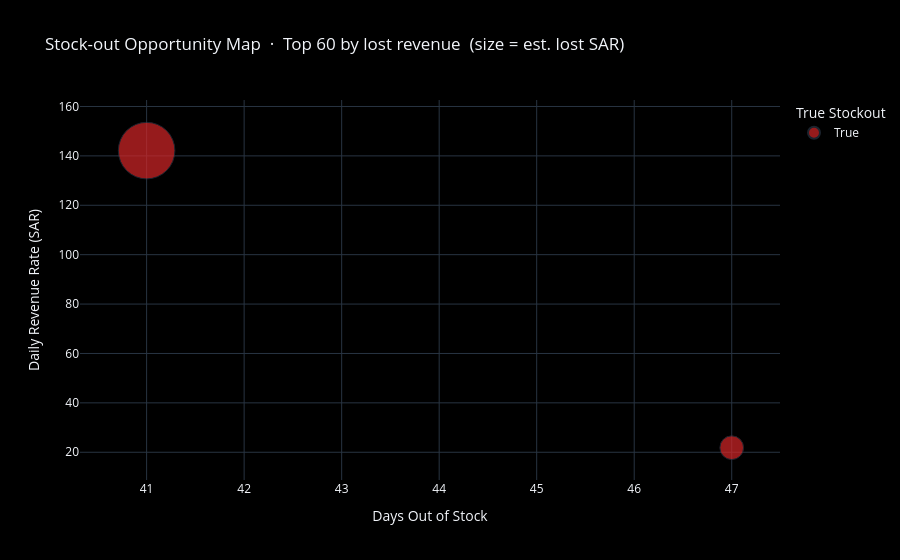

The notebook cell saved with this chart:
### Markdown cell above
### 4.5 · Stock-out opportunity map

**What you're looking at:** Each bubble is a stockout SKU. **X** = how many days it has been out of stock. **Y** = the SAR per day it was generating before it ran out (pre-stockout daily revenue rate). Bubble size = estimated total revenue lost during the stockout period. Red = confirmed True Stockout (was selling consistently, then stopped). Orange = Potential.

**How to read it:** Top-right corner = worst situation: out of stock for a long time AND was a high-velocity seller. Bottom-left = low urgency: barely sold before and hasn't been out long.

**Action:** Prioritise reorders by working top-right to bottom-left. The bubble size confirms the financial cost of delay.

### Code cell
so = sku_df[
    (sku_df['Is_Stockout'] | sku_df['Is_True_Stockout']) &
    (sku_df['Estimated_Lost_Revenue'] > 0)
].copy()

if len(so):
    so['Daily_Rate'] = np.where(
        so['Days_Out_of_Stock'] > 0,
        so['Estimated_Lost_Revenue'] / so['Days_Out_of_Stock'].clip(lower=1),
        0
    )
    fig = px.scatter(
        so.nlargest(60, 'Estimated_Lost_Revenue'),
        x='Days_Out_of_Stock', y='Daily_Rate',
        size='Estimated_Lost_Revenue', size_max=40,
        color='Is_True_Stockout',
        color_discrete_map={True: '#d62728', False: '#ff7f0e'},
        hover_data=['SKU', 'Section', 'Estimated_Lost_Revenue',
                    'Recent_Avg_Margin_%', 'Key_Reason'],
        labels={
            'Days_Out_of_Stock': 'Days Out of Stock',
            'Daily_Rate': 'Daily Revenue Rate (SAR)',
            'Is_True_Stockout': 'True Stockout',
        },
        title='Stock-out Opportunity Map  ·  Top 60 by lost revenue  (size = est. lost SAR)',
    )
    fig.update_layout(height=560, plot_bgcolor='black', paper_bgcolor='black')
    fig.show()
    print(f'Total est. lost revenue : {so["Estimated_Lost_Revenue"].sum():,.0f} SAR')
    print(f'Total est. lost profit  : {so["Estimated_Lost_Profit"].sum():,.0f} SAR')
else:
    print('No stockouts detected.')

### Figure 1 — Plotly figure (JSON) as saved in the notebook; plotly's stock layout.template omitted (floating-point values rounded to 4 significant figures)
{"data": [{"customdata": [["55750260011", "5575", 5827.0, 44.04, "Sudden stop after consistent sales"], ["52340040025", "5234", 1026.0, 43.51, "Sudden stop after consistent sales"]], "hovertemplate": "True Stockout=True<br>Days Out of Stock=%{x}<br>Daily Revenue Rate (SAR)=%{y}<br>Estimated_Lost_Revenue=%{customdata[2]}<br>SKU=%{customdata[0]}<br>Section=%{customdata[1]}<br>Recent_Avg_Margin_%=%{customdata[3]}<br>Key_Reason=%{customdata[4]}<extra></extra>", "legendgroup": "True", "marker": {"color": "#d62728", "size": [5827.0, 1026.0], "sizemode": "area", "sizeref": 3.642, "symbol": "circle"}, "mode": "markers", "name": "True", "orientation": "v", "showlegend": true, "x": [41.0, 47.0], "xaxis": "x", "y": [142.1, 21.84], "yaxis": "y", "type": "scatter"}], "layout": {"xaxis": {"anchor": "y", "domain": [0.0, 1.0], "title": {"text": "Days Out of Stock"}}, "yaxis": {"anchor": "x", "domain": [0.0, 1.0], "title": {"text": "Daily Revenue Rate (SAR)"}}, "legend": {"title": {"text": "True Stockout"}, "tracegroupgap": 0, "itemsizing": "constant"}, "title": {"text": "Stock-out Opportunity Map  ·  Top 60 by lost revenue  (size = est. lost SAR)"}, "height": 560, "plot_bgcolor": "black", "paper_bgcolor": "black"}}
